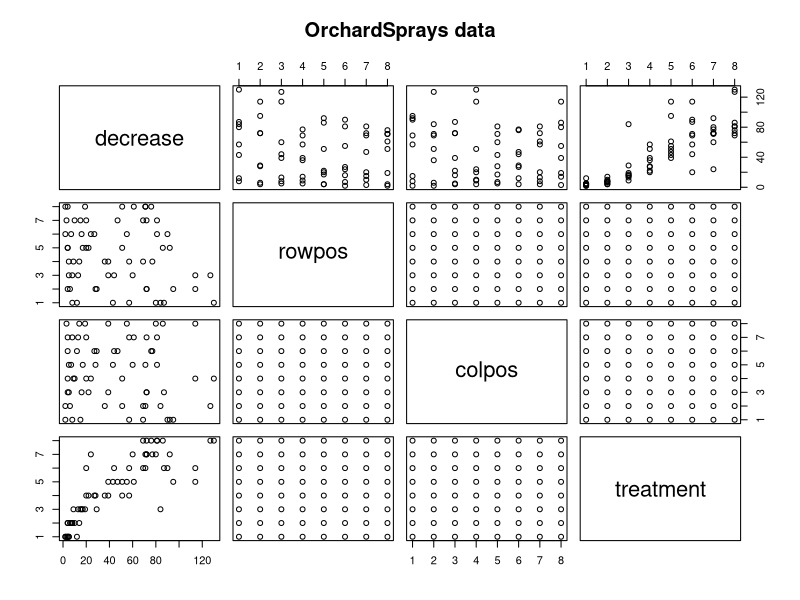
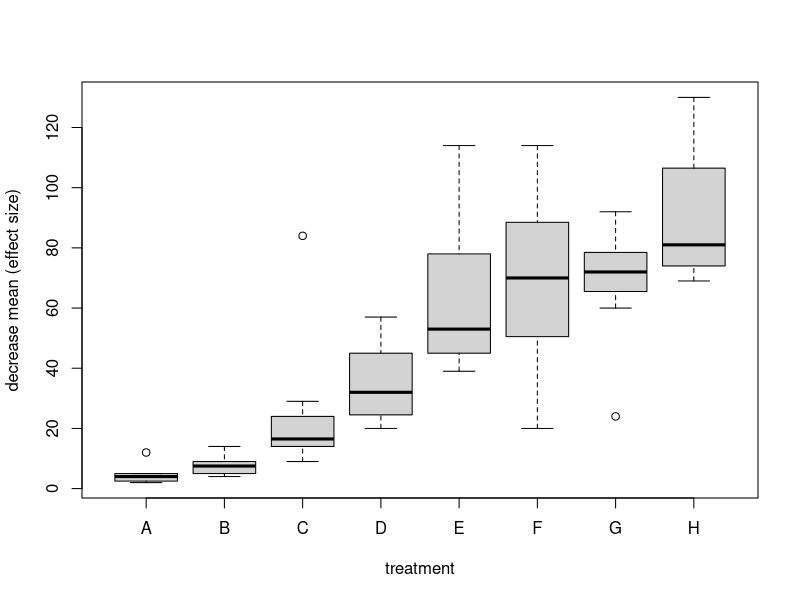
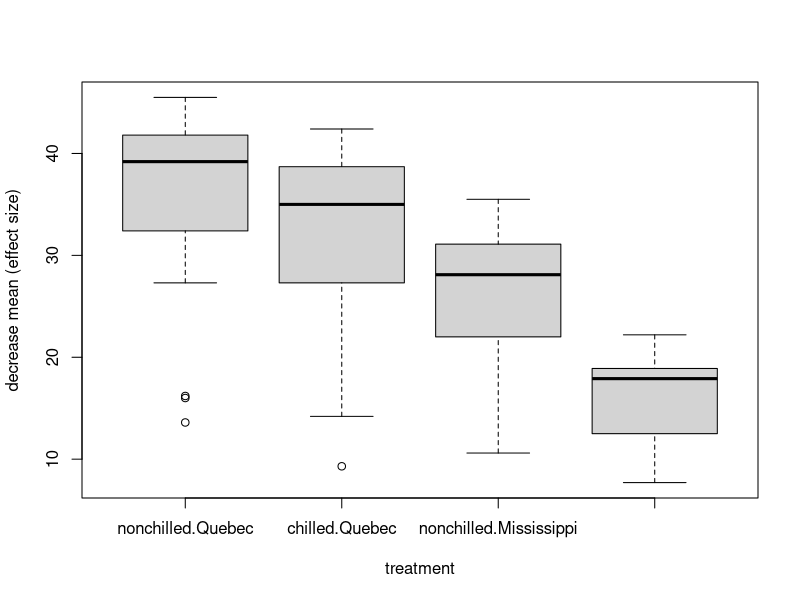

These charts were generated, in order, by the following R code:
data("OrchardSprays")
head(OrchardSprays)
pairs(OrchardSprays, main = "OrchardSprays data")
str(OrchardSprays)
boxplot(decrease~treatment, data=OrchardSprays, xlab="treatment", ylab="decrease mean (effect size)")

#Performing Anova
spray.aov1 = aov(decrease~treatment, data=OrchardSprays)
summary(spray.aov1)


spray.aov2.1=lm(decrease~treatment, data=OrchardSprays)
summary(spray.aov2.1)


spray.aov2.2 = lm(decrease~treatment-1, data=OrchardSprays)
summary(spray.aov2.2)

OrchardSprays$treatment = factor(OrchardSprays$treatment, levels=(c("B", "A", "C", "D", "E", "F", "G", "H")))
spray.aov2.3 = lm(decrease~treatment, data=OrchardSprays)
summary(spray.aov2.3)

#Post-hoc Test
TukeyHSD(spray.aov1)

#ANOVA for factorial design
#2.1
data("CO2")
head(CO2, 10)
str(CO2)

boxplot(uptake~Treatment*Type, data=CO2, 
        xlab="treatment", ylab="decrease mean (effect size)")

CO2.aov = aov(uptake~Treatment + Type, data = CO2)
summary(CO2.aov)

#Exercise 1:
CO2.aov = aov(uptake~Treatment + Type, data = CO2)
CO2.aov.1=lm(uptake~Treatment + Type, data = CO2)
summary(CO2.aov.1)

model.tables(CO2.aov, "effects", se=TRUE)
str(model.tables(CO2.aov, "effects", se=TRUE))

#List of 3
#$ tables:List of 2
#..$ Treatment: mtable [1:2(1d)] 3.43 -3.43
#.. ..- attr(*, "dimnames")=List of 1
#.. .. ..$ Treatment: chr [1:2] "nonchilled" "chilled"
#..$ Type     : mtable [1:2(1d)] 6.33 -6.33
#.. ..- attr(*, "dimnames")=List of 1
#.. .. ..$ Type: chr [1:2] "Quebec" "Mississippi"
#$ n     : Named int [1:2] 42 42
#..- attr(*, "names")= chr [1:2] "Treatment" "Type"
#$ se    :Class 'mtable'  atomic [1:2] 1.25 1.25
#.. ..- attr(*, "type")= chr "effects"
#- attr(*, "type")= chr "effects"
#- attr(*, "class")= chr [1:2] "tables_aov" "list.of"

model.tables(CO2.aov, "effects", se=TRUE)$tables$Treatment
#Treatment
#nonchilled    chilled 
#3.429762  -3.429762 

#Though the use of this effects tables and treatment pull out that we ran in the code above, we can compare the means between all of the values, to that of the grand mean. 
#Exercise 2
CO2.aov.2 = lm(uptake~Treatment-1 + Type, data=CO2)
summary(CO2.aov.2)

#In this Anova test, we do not have an intercept that we are comparing our results from the samples, like we do when we do not have a minus 1 as part of our treatment. This allows us to compare the means of all of the values, rather than just comparing them to an intercept. 

#Non-parametric one-way ANOVA
kruskal.test(uptake~Treatment, data = CO2)
